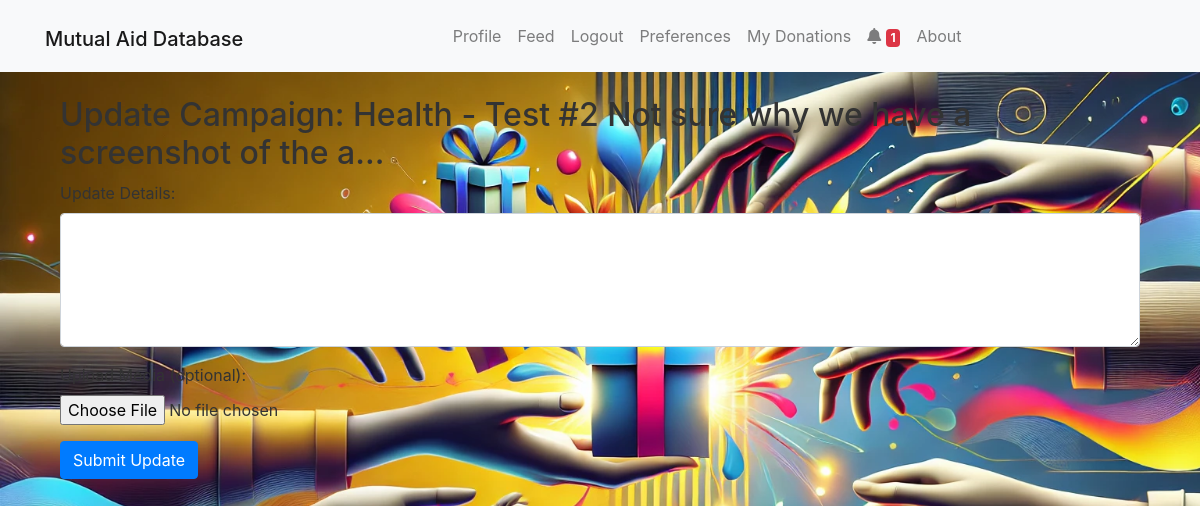
Page /post/2/update (signed in) on the committed database.
### app/models.py (models this page shows, shortened)
class Post(db.Model):
    __tablename__ = 'post'
    id = db.Column(db.Integer, primary_key=True)
    user_id = db.Column(db.Integer, db.ForeignKey('users.id'), nullable=False)
    content = db.Column(db.String(140), nullable=False)
    media_filename = db.Column(db.String(255), nullable=True)
    category = db.Column(db.String(55), nullable=False) # Category of the post (e.g., "Help Needed", "Donation", etc.)
    status = db.Column(db.String(55), nullable=False, default='Pending') # Status of the post (e.g., "Pending", "Approved", "Rejected")
    timestamp = db.Column(db.DateTime, index=True, nullable=False, default=datetime.utcnow) # Timestamp for when the post was created
    goal = db.Column(db.Numeric(10, 2), nullable=False) # Goal amount for the post
    author = db.relationship('User', backref='posts', lazy=True)
    donations = db.relationship('Donation', back_populates='post', lazy='select', cascade='all, delete-orphan')

### app/routes.py (the view, shortened to what this page needs)
@main.route('/post/<int:post_id>/update', methods=['GET', 'POST'])
def post_update(post_id):
    if 'user_id' not in session:
        flash('Please log in to update your campaign.', 'warning')
        return redirect(url_for('main.login'))
    post = Post.query.get_or_404(post_id)
    if post.user_id != session['user_id']:
        flash('You are not authorized to update this campaign.', 'danger')
        return redirect(url_for('main.profile'))
    return render_template('post_update.html', post=post)

### app/__init__.py (called while the page is built)
@app.context_processor
def inject_notification_count():
    from app.models import Notification  # avoid circular import issues if needed
    if 'user_id' in session:
        count = Notification.query.filter_by(user_id=session['user_id'], is_read=False).count()
    else:
        count = 0
    print(f"Notification count: {count}")
    return dict(notification_count=count)

### app/templates/post_update.html (shortened to what this page needs)
{% extends "base.html" %}
{% block content %}
<div class="container">
  <h2>Update Campaign: {{ post.category }} - {{ post.content[:50] }}...</h2>
  <form method="POST" action="{{ url_for('main.post_update', post_id=post.id) }}" enctype="multipart/form-data">
    <div class="form-group">
      <label for="update_text">Update Details:</label>
      <textarea name="update_text" class="form-control" rows="5" required></textarea>
    </div>
    <div class="form-group">
      <label for="media">Upload Media (optional):</label>
      <input type="file" name="media" class="form-control-file">
    </div>
    <button type="submit" class="btn btn-primary">Submit Update</button>
  </form>
</div>
{% endblock %}

### app/static/css/style.css (style rules this page uses)
body { background-image: url("../uploads/Mutual\ database\ background.png"); background-size: cover; background-attachment: fixed; background-size: cover; background-color: #f5f7fa; color: #333; }

### rows in the picture
Post: category "Health", content "Test #2 Not sure why we have a screenshot of the a"

### other values in the picture
{{ notification_count }} "1"
